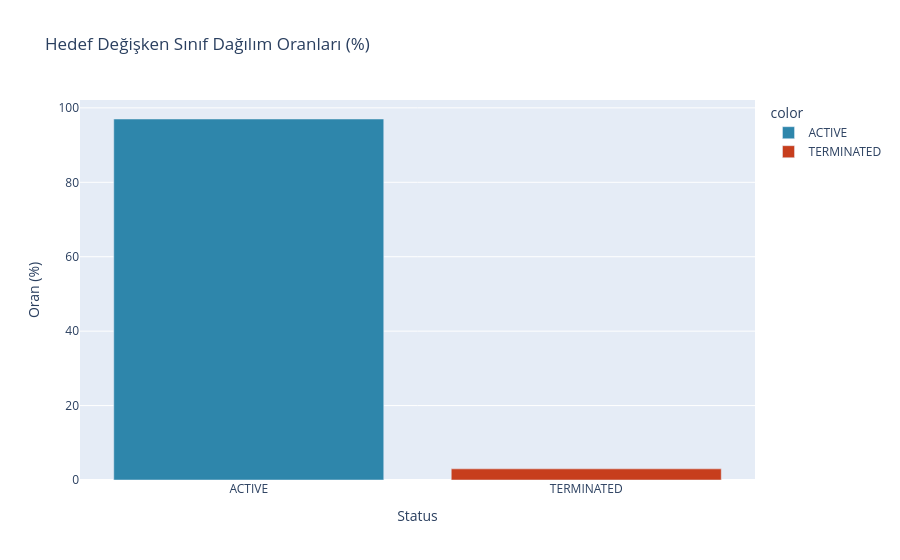

Notebook source saved alongside this figure:
### Markdown cell above
<div style="background-color: #1e293b; border-left: 4px solid #ef4444; border-radius: 6px; padding: 15px 20px; color: #ffffff; font-family: 'Inter', sans-serif; margin-top: 15px; margin-bottom: 10px;">
    <h3 style="margin: 0; color: #ffffff; font-size: 16px; font-weight: 600; margin-bottom: 8px;">2.1. Target (Hedef Değişken) Analizi</h3>
    <p style="margin: 0; color: #cbd5e1; font-size: 14px; line-height: 1.5;">Hedef değişkenimiz olan <code>STATUS</code> (ACTIVE / TERMINATED) sınıflarının oranını inceleyelim.</p>
</div>

### Code cell
target_counts = df['STATUS'].value_counts()
target_ratios = df['STATUS'].value_counts(normalize=True) * 100

fig = px.bar(
    x=target_counts.index,
    y=target_ratios.values,
    color=target_counts.index,
    color_discrete_sequence=['#2E86AB', '#C73E1D'],
    title="Hedef Değişken Sınıf Dağılım Oranları (%)",
    labels={'x': 'Status', 'y': 'Oran (%)'}
)
fig.show()

### Figure 1 — Plotly figure (JSON) as saved in the notebook; plotly's stock layout.template omitted (floating-point values rounded to 4 significant figures)
{"data": [{"hovertemplate": "color=ACTIVE<br>Status=%{x}<br>Oran (%)=%{y}<extra></extra>", "legendgroup": "ACTIVE", "marker": {"color": "#2E86AB", "pattern": {"shape": ""}}, "name": "ACTIVE", "orientation": "v", "showlegend": true, "textposition": "auto", "type": "bar", "x": ["ACTIVE"], "xaxis": "x", "y": [97.01], "yaxis": "y"}, {"hovertemplate": "color=TERMINATED<br>Status=%{x}<br>Oran (%)=%{y}<extra></extra>", "legendgroup": "TERMINATED", "marker": {"color": "#C73E1D", "pattern": {"shape": ""}}, "name": "TERMINATED", "orientation": "v", "showlegend": true, "textposition": "auto", "type": "bar", "x": ["TERMINATED"], "xaxis": "x", "y": [2.991], "yaxis": "y"}], "layout": {"barmode": "relative", "legend": {"title": {"text": "color"}, "tracegroupgap": 0}, "title": {"text": "Hedef Değişken Sınıf Dağılım Oranları (%)"}, "xaxis": {"anchor": "y", "domain": [0, 1], "title": {"text": "Status"}}, "yaxis": {"anchor": "x", "domain": [0, 1], "title": {"text": "Oran (%)"}}}}
